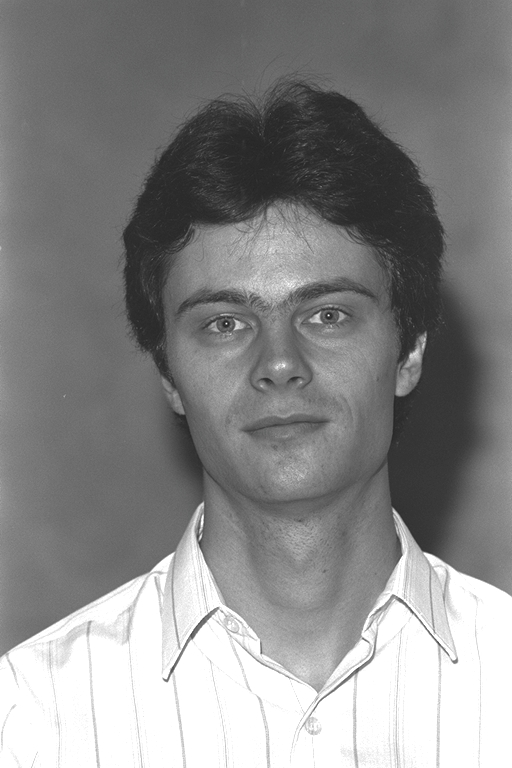
#> input picture openbq/src/sample/1.JPG, 512 x 768 px
$ python png_to_icns.py ../../openbq/src/sample/1.JPG
#> lines starting #> are read from the running program, lines starting #| are printed output that depends on the picture
import os
import shutil
import subprocess
import sys
from PIL import Image

ROOT_DIR = os.path.abspath(os.path.join(os.path.dirname(__file__), ".."))
BUILD_DIR = os.path.join(ROOT_DIR, "build")

MAC_ICONSET = "AppIcon.iconset"

MAC_SIZES = [
    (16, "icon_16x16.png"),
    (32, "icon_16x16@2x.png"),
    (32, "icon_32x32.png"),
    (64, "icon_32x32@2x.png"),
    (128, "icon_128x128.png"),
    (256, "icon_128x128@2x.png"),
    (256, "icon_256x256.png"),
    (512, "icon_256x256@2x.png"),
    (512, "icon_512x512.png"),
    (1024, "icon_512x512@2x.png"),
]

LINUX_SIZES = [16, 32, 48, 64, 128, 256, 512]

def ensure_dir(path):
    os.makedirs(path, exist_ok=True)

def load_image(source_png):
#> called with source_png = '../../openbq/src/sample/1.JPG'
    if not os.path.isfile(source_png):
        raise FileNotFoundError(f"Source PNG not found: {source_png}")
    return Image.open(source_png).convert("RGBA")

def create_icns(img):
    iconset_dir = os.path.join(BUILD_DIR, MAC_ICONSET)
    ensure_dir(BUILD_DIR)

    if os.path.exists(iconset_dir):
        shutil.rmtree(iconset_dir)
    os.makedirs(iconset_dir)

    for size, filename in MAC_SIZES:
        img.resize((size, size), Image.LANCZOS).save(
            os.path.join(iconset_dir, filename),
            format="PNG"
        )
#> this loop made 10 passes
#> pass 1, in create_icns, `img.resize((size, size), Image.LANCZOS).save( os.path.join(iconset_dir..`:
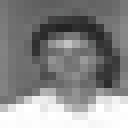
#> saved as icon_16x16.png: PIL image 16x16 RGBA (shown 8 times larger); mean R, G, B, A 135.5, 135.5, 135.5, 255
#> pass 2, in create_icns, `img.resize((size, size), Image.LANCZOS).save( os.path.join(iconset_dir..`:
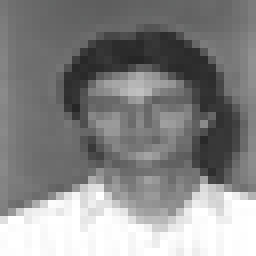
#> saved as icon_16x16@2x.png: PIL image 32x32 RGBA (shown 8 times larger); mean R, G, B, A 135.6, 135.6, 135.6, 255

    icns_path = os.path.join(BUILD_DIR, "icon.icns")
    subprocess.run(
        ["iconutil", "-c", "icns", iconset_dir, "-o", icns_path],
        check=True
    )
#> (this line was passed over: subprocess is not available in this run)

    shutil.rmtree(iconset_dir)
    print(f"✔ macOS icon: {icns_path}")
#| ✔ macOS icon: openbq-desktop/build/icon.icns

def create_ico(img):
    ensure_dir(BUILD_DIR)

    ico_path = os.path.join(BUILD_DIR, "icon.ico")

    sizes = [(s, s) for s in LINUX_SIZES]
    img.save(ico_path, format="ICO", sizes=sizes)

    print(f"✔ Windows icon: {ico_path}")
#| ✔ Windows icon: openbq-desktop/build/icon.ico

def create_linux_icons(img):
    icons_dir = os.path.join(BUILD_DIR, "icons")
    ensure_dir(icons_dir)

    for size in LINUX_SIZES:
        out = os.path.join(icons_dir, f"{size}x{size}.png")
        img.resize((size, size), Image.LANCZOS).save(out, format="PNG")

    print(f"✔ Linux icons: {icons_dir}/")
#| ✔ Linux icons: openbq-desktop/build/icons/

def main(source_png):
    img = load_image(source_png)

    create_icns(img)
    create_ico(img)
    create_linux_icons(img)

if __name__ == "__main__":
    if len(sys.argv) != 2:
        print("Usage: python png_to_icons.py input.png")
        sys.exit(1)

    main(sys.argv[1])

$ run again, on openbq/src/sample/3.JPG
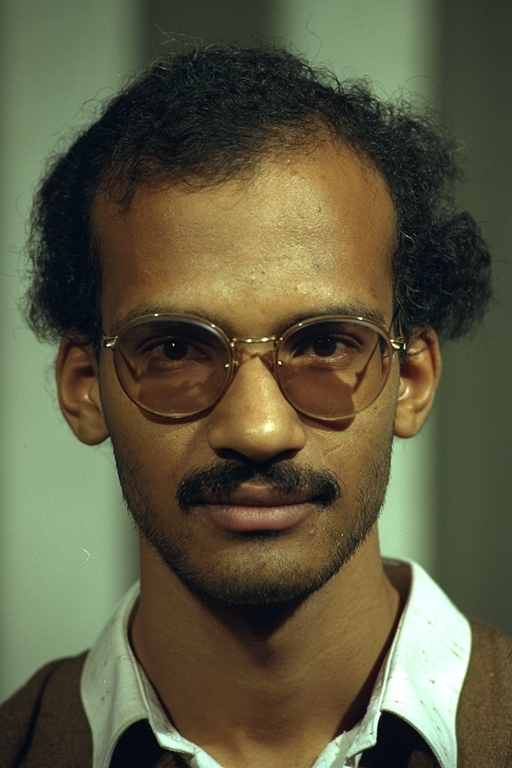
#> input picture openbq/src/sample/3.JPG, 512 x 768 px
#> the loop in create_icns, `for size, filename in MAC_SIZES:` made 10 passes
#> pass 1, in create_icns, `img.resize((size, size), Image.LANCZOS).save( os.path.join(iconset_dir..`:
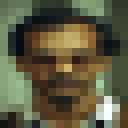
#> saved as icon_16x16.png: PIL image 16x16 RGBA (shown 8 times larger); mean R, G, B, A 93, 90.2, 64.9, 255
#> pass 2, in create_icns, `img.resize((size, size), Image.LANCZOS).save( os.path.join(iconset_dir..`:
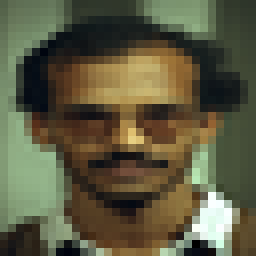
#> saved as icon_16x16@2x.png: PIL image 32x32 RGBA (shown 8 times larger); mean R, G, B, A 92.9, 90.2, 65, 255
#| ✔ macOS icon: openbq-desktop/build/icon.icns
#| ✔ Windows icon: openbq-desktop/build/icon.ico
#| ✔ Linux icons: openbq-desktop/build/icons/

$ run again, on openbq/src/sample/4.JPG
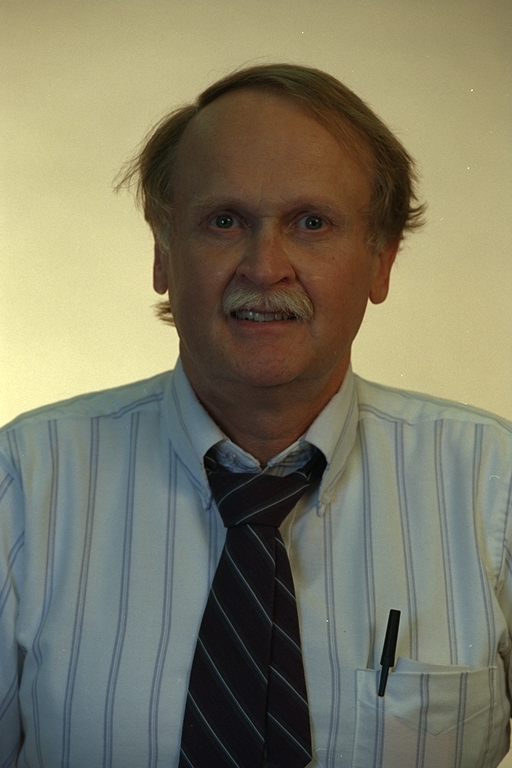
#> input picture openbq/src/sample/4.JPG, 512 x 768 px
#> the loop in create_icns, `for size, filename in MAC_SIZES:` made 10 passes
#> pass 1, in create_icns, `img.resize((size, size), Image.LANCZOS).save( os.path.join(iconset_dir..`:
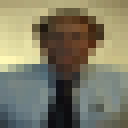
#> saved as icon_16x16.png: PIL image 16x16 RGBA (shown 8 times larger); mean R, G, B, A 125.4, 122.5, 100.9, 255
#> pass 2, in create_icns, `img.resize((size, size), Image.LANCZOS).save( os.path.join(iconset_dir..`:
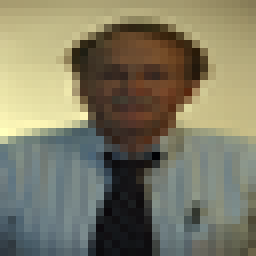
#> saved as icon_16x16@2x.png: PIL image 32x32 RGBA (shown 8 times larger); mean R, G, B, A 125.3, 122.3, 100.7, 255
#| ✔ macOS icon: openbq-desktop/build/icon.icns
#| ✔ Windows icon: openbq-desktop/build/icon.ico
#| ✔ Linux icons: openbq-desktop/build/icons/
